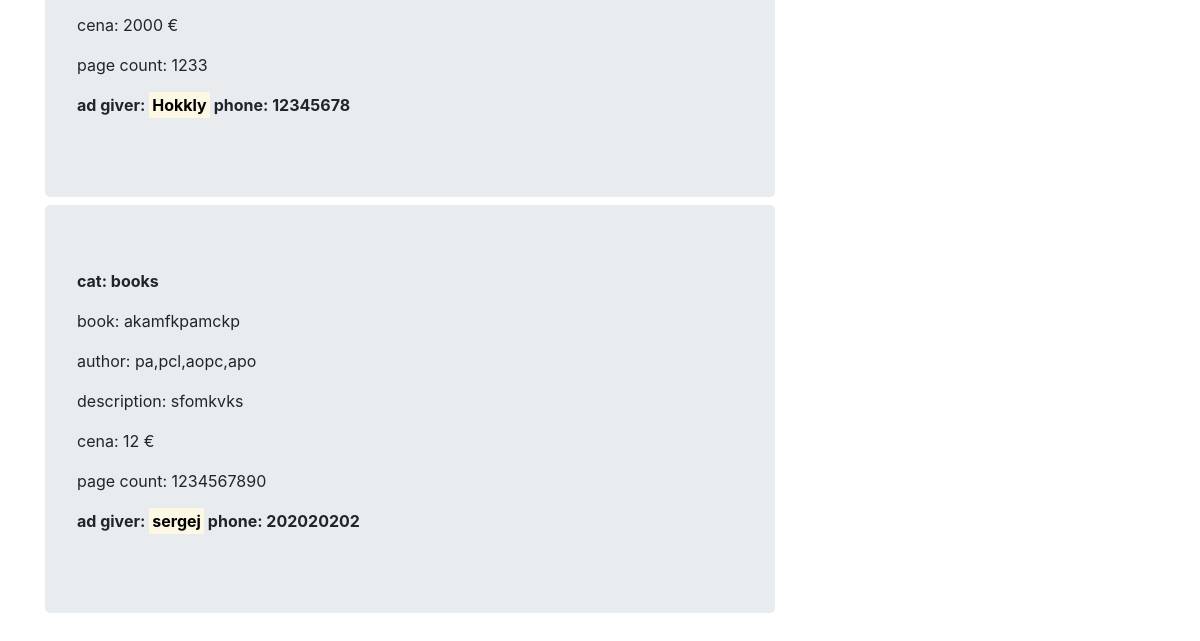
The page /books.php (lower part) on the database as committed earlier.
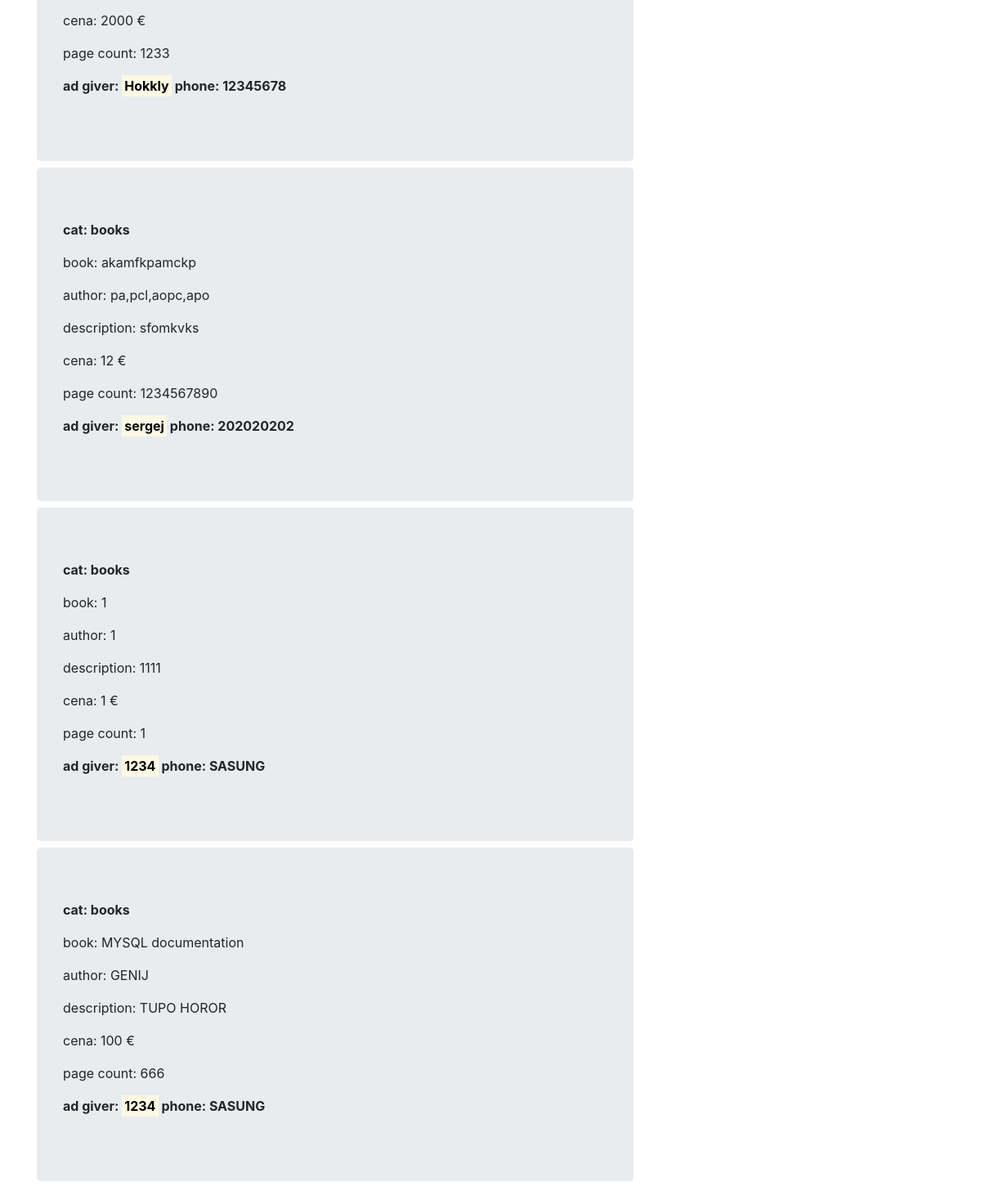
The same page on the database as committed later.
### tables this page shows
CREATE TABLE IF NOT EXISTS `advertisement` (
  `id` int(11) NOT NULL AUTO_INCREMENT,
  `user_id` int(11) NOT NULL,
  `description` text NOT NULL,
  `type` int(11) NOT NULL,
  `cena` double NOT NULL,
  PRIMARY KEY (`id`),
  KEY `user_id` (`user_id`),
  KEY `type` (`type`)
);

CREATE TABLE IF NOT EXISTS `ad_books` (
  `id` int(11) NOT NULL AUTO_INCREMENT,
  `name` varchar(255) NOT NULL,
  `author` varchar(255) NOT NULL,
  `page_count` int(11) NOT NULL,
  `ad_id` int(11) NOT NULL,
  PRIMARY KEY (`id`),
  KEY `ad_id` (`ad_id`)
);

CREATE TABLE IF NOT EXISTS `users` (
  `id` int(11) NOT NULL AUTO_INCREMENT,
  `email` varchar(30) NOT NULL,
  `login` varchar(30) NOT NULL,
  `phone` varchar(20) NOT NULL,
  `password` varchar(100) NOT NULL,
  PRIMARY KEY (`id`),
  UNIQUE KEY `email` (`email`),
  UNIQUE KEY `login` (`login`),
  UNIQUE KEY `phone` (`phone`)
);

### books.php (the view, shortened to what this page needs)
<html>
    <head>
        <?php require 'blocks/head.php' ?>
    </head>
    <body>
        <main class="container mt-5">
            <div class="row">
                <div class="col-md-8 mb-5">
                    <?php
                        require 'database_connection/db.php';
                        $sql = "SELECT a.*, ab.*, u.login, u.phone FROM advertisement as a
                                    INNER JOIN ad_books as ab on ab.ad_id = a.id
                                    INNER JOIN users as u on u.id = a.user_id";
                        $advs = mysqli_query($connection, $sql);
                        while($adv = $advs->fetch_assoc()){
                            echo "<div class='mb-2 jumbotron'>
                                  <p><b> cat: books </b></p>
                                  <p> book: {$adv['name']} </p>
                                  <p> author: {$adv['author']} </p>
                                  <p> description: {$adv['description']} </p>
                                  <p> cena: {$adv['cena']} &euro;</p>
                                  <p> page count: {$adv['page_count']} </p>
                                  <p><b> ad giver: <mark>{$adv['login']}</mark> phone: {$adv['phone']}</b></p>
                                  </div>";
                        }
                    ?>
                </div>
            </div>
        </main>
    </body>
</html>

Rows that differ between the two databases and show on the page:
added advertisement: ad_books.name "1", ad_books.author "1", description "1111", cena "1", ad_books.page_count "1", user.login "1234", user.phone "SASUNG"
added advertisement: ad_books.name "MYSQL documentation", ad_books.author "GENIJ", description "TUPO HOROR", cena "100", ad_books.page_count "666", user.login "1234", user.phone "SASUNG"
